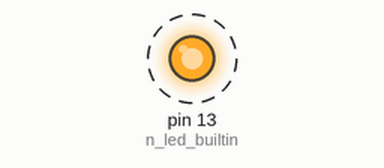
This sketch was run on a simulated Arduino Uno, built with avr-gcc and run on an emulated ATmega328P. Shown: output pins drawn as LEDs (lit = HIGH). Dashed ring = blinking.

Above: at 0.05 s.
Timing chart, 0 to 3.0 s (numbered marks = the images above):
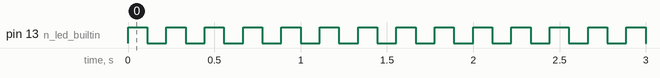

The sketch:

arduino.ino
```cpp
int n_led_builtin = 13;
void setup() {
  // initialize digital pin LED_BUILTIN as an output.
  pinMode(n_led_builtin, OUTPUT);
}

// the loop function runs over and over again forever
void loop() {
  digitalWrite(n_led_builtin, HIGH);   // turn the LED on
  delay(111);                       // wait for half a second
  digitalWrite(n_led_builtin, LOW);    // turn the LED off
  delay(111);                       // wait for half a second
}
```

Measured:
- by itself, pin 13 (n_led_builtin): alternates HIGH for 0.11 s and LOW for 0.11 s
